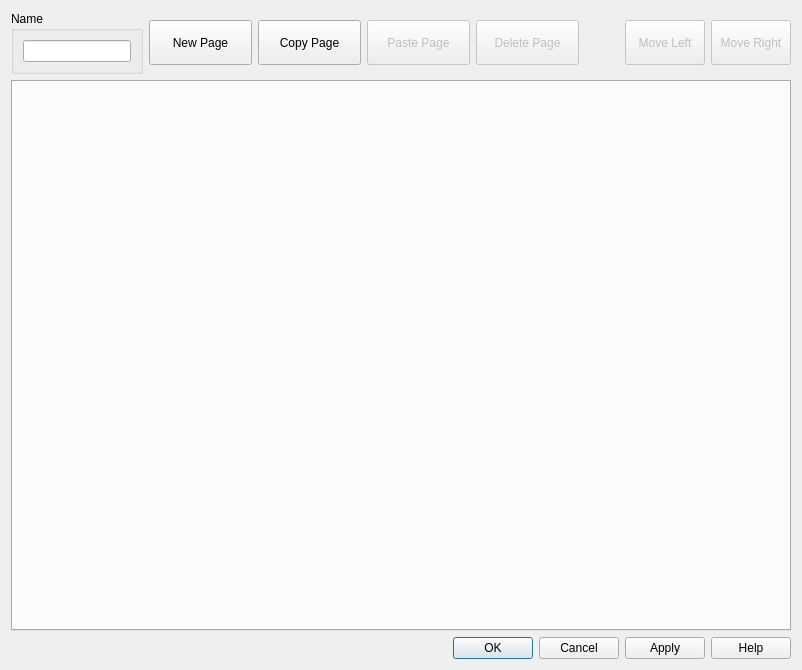
<?xml version="1.0" encoding="UTF-8"?>
<ui version="4.0">
 <class>DialogEvent</class>
 <widget class="QDialog" name="DialogEvent">
  <property name="geometry">
   <rect>
    <x>0</x>
    <y>0</y>
    <width>802</width>
    <height>670</height>
   </rect>
  </property>
  <property name="windowTitle">
   <string>Dialog</string>
  </property>
  <layout class="QVBoxLayout" name="verticalLayout">
   <item>
    <layout class="QHBoxLayout" name="horizontalLayout">
     <item>
      <widget class="QGroupBox" name="groupBox">
       <property name="title">
        <string>Name</string>
       </property>
       <layout class="QVBoxLayout" name="verticalLayout_8">
        <item>
         <widget class="QLineEdit" name="lineName"/>
        </item>
       </layout>
      </widget>
     </item>
     <item>
      <widget class="QPushButton" name="pushNewPage">
       <property name="sizePolicy">
        <sizepolicy hsizetype="Minimum" vsizetype="Fixed">
         <horstretch>1</horstretch>
         <verstretch>0</verstretch>
        </sizepolicy>
       </property>
       <property name="minimumSize">
        <size>
         <width>0</width>
         <height>45</height>
        </size>
       </property>
       <property name="text">
        <string>New Page</string>
       </property>
      </widget>
     </item>
     <item>
      <widget class="QPushButton" name="pushCopyPage">
       <property name="sizePolicy">
        <sizepolicy hsizetype="Minimum" vsizetype="Fixed">
         <horstretch>1</horstretch>
         <verstretch>0</verstretch>
        </sizepolicy>
       </property>
       <property name="minimumSize">
        <size>
         <width>0</width>
         <height>45</height>
        </size>
       </property>
       <property name="text">
        <string>Copy Page</string>
       </property>
      </widget>
     </item>
     <item>
      <widget class="QPushButton" name="pushPastePage">
       <property name="enabled">
        <bool>false</bool>
       </property>
       <property name="sizePolicy">
        <sizepolicy hsizetype="Minimum" vsizetype="Fixed">
         <horstretch>1</horstretch>
         <verstretch>0</verstretch>
        </sizepolicy>
       </property>
       <property name="minimumSize">
        <size>
         <width>0</width>
         <height>45</height>
        </size>
       </property>
       <property name="text">
        <string>Paste Page</string>
       </property>
      </widget>
     </item>
     <item>
      <widget class="QPushButton" name="pushDeletePage">
       <property name="enabled">
        <bool>false</bool>
       </property>
       <property name="sizePolicy">
        <sizepolicy hsizetype="Minimum" vsizetype="Fixed">
         <horstretch>1</horstretch>
         <verstretch>0</verstretch>
        </sizepolicy>
       </property>
       <property name="minimumSize">
        <size>
         <width>0</width>
         <height>45</height>
        </size>
       </property>
       <property name="text">
        <string>Delete Page</string>
       </property>
      </widget>
     </item>
     <item>
      <spacer name="horizontalSpacer">
       <property name="orientation">
        <enum>Qt::Horizontal</enum>
       </property>
       <property name="sizeHint" stdset="0">
        <size>
         <width>40</width>
         <height>20</height>
        </size>
       </property>
      </spacer>
     </item>
     <item>
      <widget class="QPushButton" name="pushButton">
       <property name="enabled">
        <bool>false</bool>
       </property>
       <property name="minimumSize">
        <size>
         <width>0</width>
         <height>45</height>
        </size>
       </property>
       <property name="text">
        <string>Move Left</string>
       </property>
      </widget>
     </item>
     <item>
      <widget class="QPushButton" name="pushButton_2">
       <property name="enabled">
        <bool>false</bool>
       </property>
       <property name="minimumSize">
        <size>
         <width>0</width>
         <height>45</height>
        </size>
       </property>
       <property name="text">
        <string>Move Right</string>
       </property>
      </widget>
     </item>
    </layout>
   </item>
   <item>
    <widget class="QTabWidget" name="tabEventPages">
     <property name="currentIndex">
      <number>-1</number>
     </property>
    </widget>
   </item>
   <item>
    <widget class="QDialogButtonBox" name="buttonBox">
     <property name="orientation">
      <enum>Qt::Horizontal</enum>
     </property>
     <property name="standardButtons">
      <set>QDialogButtonBox::Apply|QDialogButtonBox::Cancel|QDialogButtonBox::Help|QDialogButtonBox::Ok</set>
     </property>
    </widget>
   </item>
  </layout>
 </widget>
 <resources/>
 <connections>
  <connection>
   <sender>buttonBox</sender>
   <signal>accepted()</signal>
   <receiver>DialogEvent</receiver>
   <slot>accept()</slot>
   <hints>
    <hint type="sourcelabel">
     <x>248</x>
     <y>254</y>
    </hint>
    <hint type="destinationlabel">
     <x>157</x>
     <y>274</y>
    </hint>
   </hints>
  </connection>
  <connection>
   <sender>buttonBox</sender>
   <signal>rejected()</signal>
   <receiver>DialogEvent</receiver>
   <slot>reject()</slot>
   <hints>
    <hint type="sourcelabel">
     <x>316</x>
     <y>260</y>
    </hint>
    <hint type="destinationlabel">
     <x>286</x>
     <y>274</y>
    </hint>
   </hints>
  </connection>
 </connections>
</ui>
